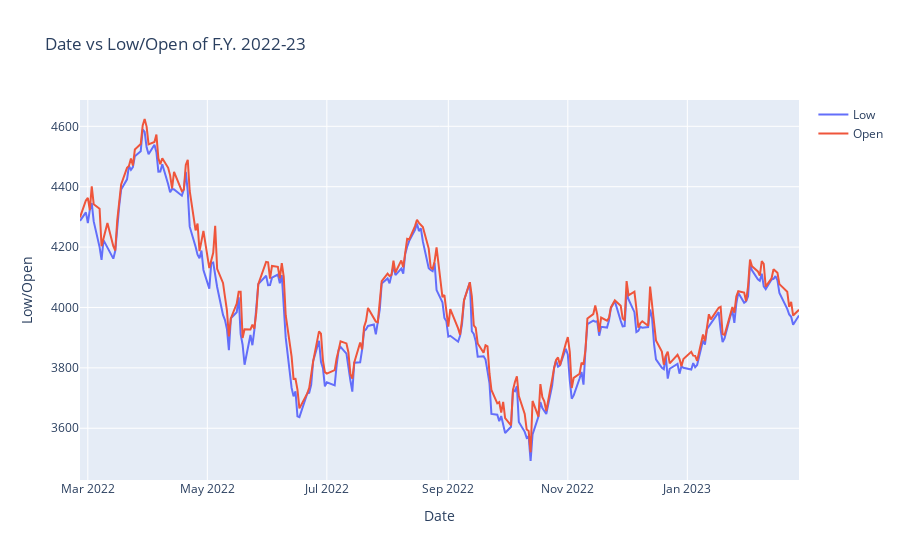

Source (notebook cell):
### Code cell
fig = go.Figure(data=go.Scatter(x=data['Date'][:252],y=data['Low'][:252], mode='lines', name = 'Low'))
# Add Scatter plot
fig.add_scatter(x=data['Date'][:252], y=data['Open'][:252], name = 'Open')
fig.update_layout(title='Date vs Low/Open of F.Y. 2022-23',xaxis_title='Date', yaxis_title='Low/Open') 

fig.show()

### Figure 1 — Plotly figure (JSON) as saved in the notebook; plotly's stock layout.template omitted (floating-point values rounded to 4 significant figures; data arrays with more than 128 entries replaced by an {"elided": "..."} marker saying what was removed)
{"data": [{"mode": "lines", "name": "Low", "type": "scatter", "x": {"elided": "252 str values"}, "y": {"elided": "252 float values"}}, {"name": "Open", "type": "scatter", "x": {"elided": "252 str values"}, "y": {"elided": "252 float values"}}], "layout": {"title": {"text": "Date vs Low/Open of F.Y. 2022-23"}, "xaxis": {"title": {"text": "Date"}}, "yaxis": {"title": {"text": "Low/Open"}}}}
